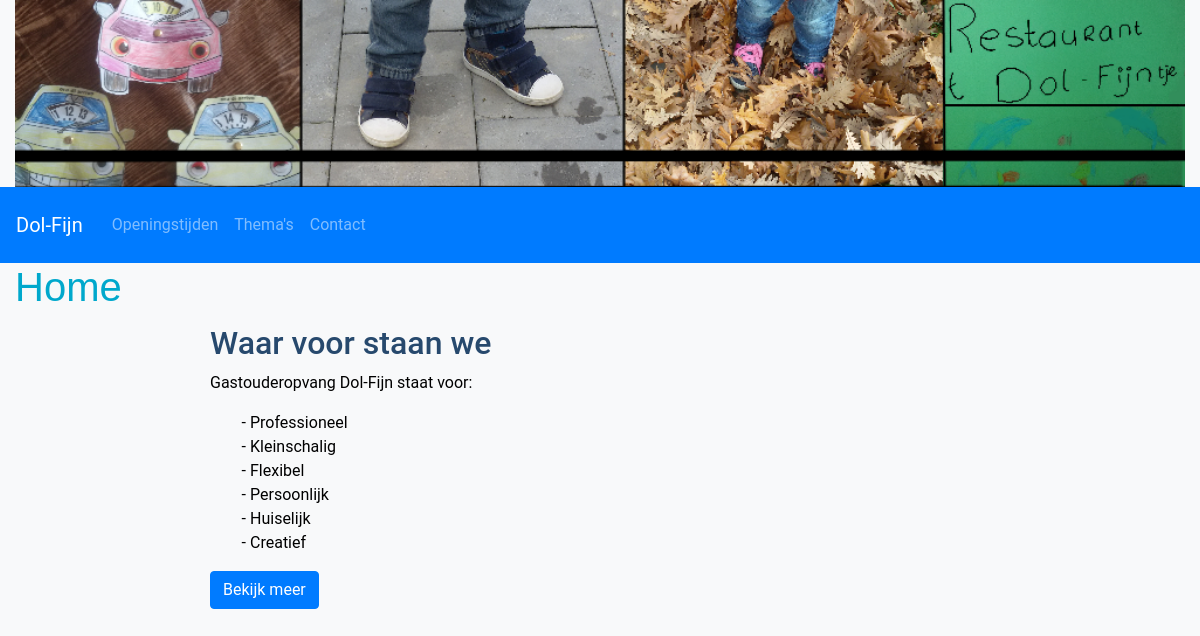
The page / on the database its author committed.
### tables this page shows
CREATE TABLE `staatvooritems` (
  `id` int(11) NOT NULL,
  `title` varchar(50) DEFAULT NULL,
  `text` mediumtext
);

### controller/c.HomeController.php (called while the page is built, shortened)
<?php
require_once "model/m.HomeModel.php";
class HomeController
{
  public function __construct()
  {
    $this->HomeModel = new HomeModel();
  }
  public function homePage()
  {
    $subTitles = $this->HomeModel->readSubTitles();
    include "view/home/home.php";
  }
}

### model/m.DataHandler.php (called while the page is built, shortened)
<?php
class DataHandler
{
  public function __construct($host, $dbdriver, $dbname, $username, $password)
  {
    $this->host = $host;
    $this->dbdriver = $dbdriver;
    $this->dbname = $dbname;
    $this->username = $username;
    $this->password = $password;
    try {
      $this->dbh = new PDO("$this->dbdriver:host=$this->host;dbname=$this->dbname", $this->username, $this->password);
      $this->dbh->setAttribute(PDO::ATTR_ERRMODE, PDO::ERRMODE_EXCEPTION);
      return true;
    } catch (PDOException $e) {
      echo "Connection with " . $this->dbdriver . " failed: " . $e->getMessage();
    }
  }
  public function readsData($sql)
  {
    return $this->dbh->query($sql, PDO::FETCH_ASSOC);
  }
}

### model/m.HomeModel.php (called while the page is built, shortened)
<?php
require_once "model/m.Datahandler.php";
class HomeModel
{
  public function __construct()
  {
    $this->DataHandler = new DataHandler("localhost", "mysql", "gastoude_websiteV2", "root", "");
  }
  public function readSubTitles()
  {
    try{
    $sql = "SELECT title FROM `staatvooritems`";
    $result = $this->DataHandler->readsData($sql);
    return $result;
    } catch(exception $e) {
      throw $e;
    }
  }
}

### view/home/home.php (the view, shortened to what this page needs)
<?php
require_once "view/navigatie/header.php";
?>
<h1 id='pageTitle'>Home</h1>
<section class='col-12 row justify-content-around'>
<div class='col-8' id='content-item'>
  <h2>Waar voor staan we</h2>
  <p>
  Gastouderopvang Dol-Fijn staat voor:<br/>
  <?php
      $html = "";
      $html .= "<ul>";
    foreach($subTitles as $subTitle) {
      $html .= "<li>".$subTitle['title'] . "</li>";
    }
      $html .= "</ul>";
      echo $html;
  ?>
  <a href='<?=ROOT?>/Staatvoor/staatvoorPage'><button class='btn btn-primary'>Bekijk meer</button></a>
  </p>
</div>
</section>

### assets/styling/style.css (style rules this page uses)
html, body { font-family: Roboto, Oxygen, Ubuntu, Cantarell, "Open Sans", "Helvetica Neue", sans-serif; color: #000000; background-color: #f8f9fa; }
h1 { font-family: Tahoma, sans-serif; color: #00a8cc; }
#pageTitle { padding-left: 15px; }
h2 { color: #27496d; }
div { padding: 5px; }
ul { list-style-type: '- '; }

### rows shown on the page
staatvooritems: title "Professioneel"
staatvooritems: title "Kleinschalig"
staatvooritems: title "Flexibel"
staatvooritems: title "Persoonlijk"
staatvooritems: title "Huiselijk"
staatvooritems: title "Creatief"
